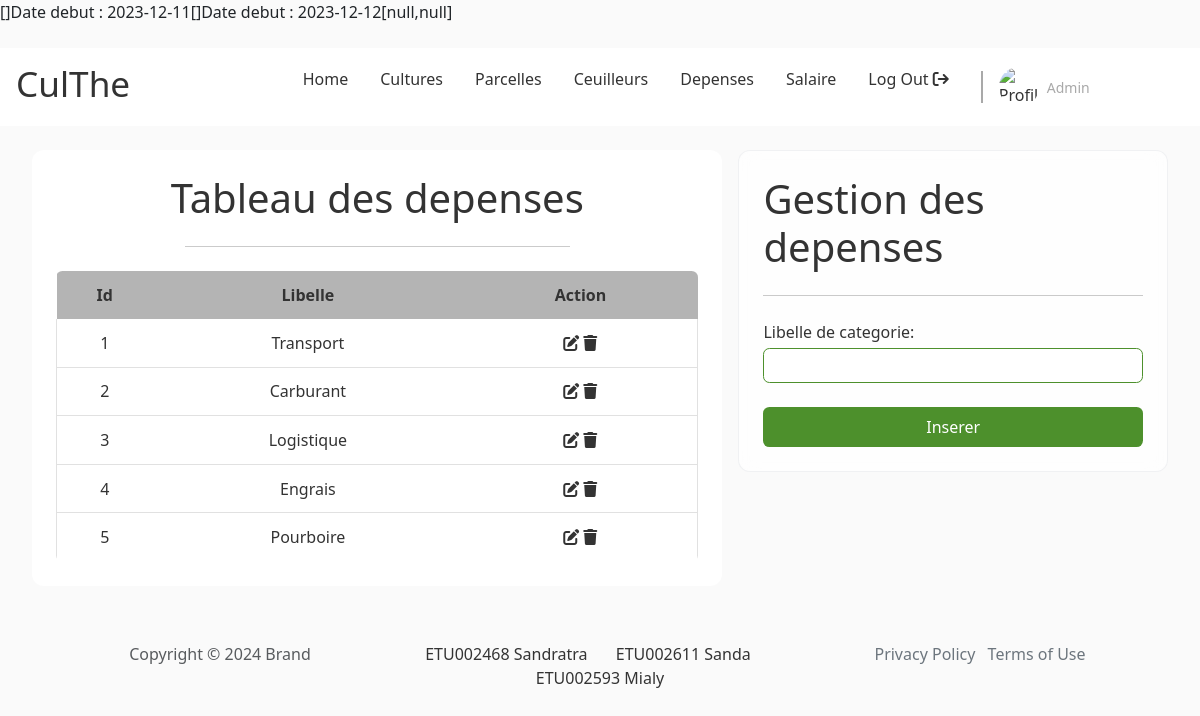
Page /pages/admin/main.php?page=depense on the committed database.
### tables this page shows
CREATE TABLE culthe_categorie_depense(
    id INT PRIMARY KEY AUTO_INCREMENT, 
    libelle VARCHAR(50) NOT NULL
);

### inc/connexion.php (called while the page is built)
<?php
    function dbconnect(){
        static $connect = null;
        if ($connect===null) {
            $connect = mysqli_connect('localhost','root','','culthe');
        }
        return $connect;
    }

### inc/admin/function_categorie_depense.php (called while the page is built, shortened)
<?php
    function get_all_categorie_depense(){
        $request = "SELECT * FROM culthe_categorie_depense";
        $temp = mysqli_query(dbconnect(),$request);
        $result = array();
        while($donne = mysqli_fetch_array($temp)){
            $result[] = $donne;
        }
        return $result;
    }

### pages/admin/depense.php (the view, shortened to what this page needs)
<?php
    $depenses = get_all_categorie_depense();
?>
<div class="body double-col">
        <section class="left">
            <h1 class="section__title">Tableau des depenses</h1>
            <hr class="section__sep">
            <div class="section__content">
                <table id="table">
                    <tr>
                        <th class="id number">Id</th>
                        <th class="name">Libelle</th>
                        <th class="name">Action</th>
                    </tr>
                    <?php foreach($depenses as &$value){ ?>
                    <tr>
                        <td class="id number"><?php echo $value['id']; ?></td>
                        <td class="name"><?php echo $value['libelle']; ?></td>
                        <td>
                            <a href="#" class="edit-btn"><i class="fa fa-edit"></i></a>
                            <a href="#" class="delete-btn"><i class="fa fa-trash"></i></a>
                        </td>
                    </tr>
                    <?php } ?>
                </table>
            </div>
        </section>
        <section class="right">
            <form action="../../handler/admin/depense_handler.php" method="post" id="login-form" class="form">
                <h1 class="form__title">Gestion des depenses</h1>
                <hr class="form__sep">
                <div class="form__content">
                    <div class="form__input vertical">
                        <label for="expense" class="form__label">Libelle de categorie:</label>
                        <input type="text" name="expense_label" id="expense" class="form__input-field" />
                    </div>
                </div>
                <input type="submit" value="Inserer" class="form__submit btn" id="form__submit-btn" />
            </form>
        </section>
</div>

### assets/css/index.css (style rules this page uses)
:root { --primary: white; --secondary: lightgray; --accent: #4d902c; --text--main: #333333; --text--muted: darkgray; --text--100: .875rem; --text--300: 1rem; --text--500: 2.2rem; --border--soft: .4rem; --bg: rgb(250,250, 250); font-size: 1em; box-sizing: border-box; }
*, *::before, *::after { box-sizing: inherit; margin: 0; padding: 0; color: var(--text--main); text-decoration: none; }
html { color: var(--text--main); font-family: system-ui, -apple-system, BlinkMacSystemFont, 'Segoe UI', Roboto, Oxygen, Ubuntu, Cantarell, 'Open Sans', 'Helvetica Neue', sans-serif; }
body { min-height: 100vh; }
body>*+* { margin-top: 1.5rem; }
.btn { padding: .5rem 1rem; border: none; border-radius: var(--border--soft); background-color: var(--accent); }

### assets/css/form.css (style rules this page uses)
.form { padding: 1.5rem; border-radius: var(--border--soft); backdrop-filter: blur(10px) saturate(180%); -webkit-backdrop-filter: blur(10px) saturate(180%); background-color: rgba(255, 255, 255, 0.7); border-radius: 12px; border: 1px solid rgba(209, 213, 219, 0.3); }
.form>*+* { margin-top: 1.5rem; }
.form__title { margin: 0; }
.form__input.vertical { display: flex; flex-direction: column; gap: .2rem; width: 100%; }
.form__input-field { padding: .4rem .8rem; border: 1px solid var(--accent); border-radius: var(--border--soft); font-size: var(--text--100); }
.form__submit { display: block; width: 100%; color: white; }

### assets/css/home.css (style rules this page uses)
body { background-color: var(--bg); }

### assets/css/layout.css (style rules this page uses)
.body { margin-left: 2rem; margin-right: 2rem; }
.double-col { display: flex; gap: 1rem; }
.double-col>*>*+* { margin-top: 1.5rem; }
.double-col .left { flex-basis: 65%; }
.double-col .right { flex-grow: 1; }
.left { padding: 1.5rem; border-radius: 12px; background-color: white; }
.left .section__title { text-align: center; }
.left .section__sep { width: 60%; margin-left: auto; margin-right: auto; }
.left table { overflow: hidden; border-spacing: 0; width: 100%; margin: auto auto; border-radius: var(--border--soft); border-bottom: 1px solid rgb(225, 225, 225); }
.left th, .left td { padding: .8rem 1rem; text-align: center; }
.left th { background-color: rgb(180, 180, 180); }
.left td:first-child { border-left: 1px solid rgb(225, 225, 225); }
.left td:last-child { border-right: 1px solid rgb(225, 225, 225); }
.left tr:last-child td, .left tr:not(:first-child) td { border-bottom: 1px solid rgb(225, 225, 225); }
.left .id { width: 15%; text-align: center; }
.left .name, .left .date { text-align: center; }

### rows in the picture
culthe_categorie_depense: id "1", libelle "Transport"
culthe_categorie_depense: id "2", libelle "Carburant"
culthe_categorie_depense: id "3", libelle "Logistique"
culthe_categorie_depense: id "4", libelle "Engrais"
culthe_categorie_depense: id "5", libelle "Pourboire"

### other values in the picture
$date_debut "2023-12-11"
$date_debut "2023-12-12"
json_encode($list) "[null,null]"
